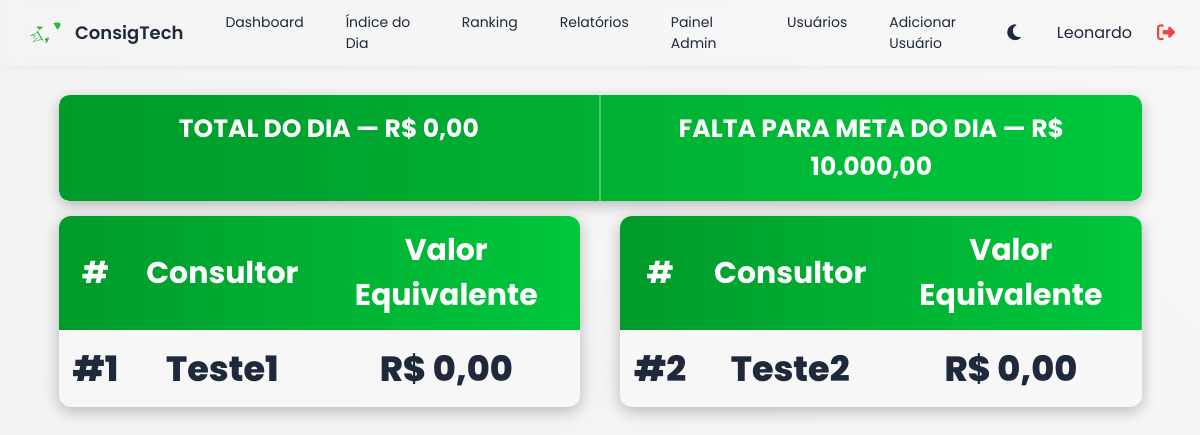
The page /indice_dia (signed in) on the database its author committed.
### tables this page shows
CREATE TABLE meta_dia (
            id INTEGER PRIMARY KEY AUTOINCREMENT,
            valor REAL
        );

CREATE TABLE users (
            id INTEGER PRIMARY KEY AUTOINCREMENT,
            nome TEXT UNIQUE NOT NULL,
            senha TEXT NOT NULL,
            role TEXT DEFAULT 'user'
        );

### app.py (the view, shortened to what this page needs)
@app.route("/indice_dia")
def indice_dia():
    if "user" not in session:
        return redirect(url_for("login"))
    conn = get_conn()
    cur = conn.cursor()
    cur.execute("""
        CREATE TABLE IF NOT EXISTS metas_individuais (
            id INTEGER PRIMARY KEY AUTOINCREMENT,
            consultor TEXT UNIQUE,
            meta REAL
        )
    """ if isinstance(conn, sqlite3.Connection) else """
        CREATE TABLE IF NOT EXISTS metas_individuais (
            id SERIAL PRIMARY KEY,
            consultor TEXT UNIQUE,
            meta NUMERIC(12,2)
        )
    """)
    cur.execute("SELECT consultor, meta FROM metas_individuais;")
    metas_dict = {row[0]: row[1] for row in cur.fetchall()}
    cur.execute("SELECT nome FROM users WHERE role != 'admin' ORDER BY nome;")
    todos_usuarios = [r[0] for r in cur.fetchall()]
    tz = pytz.timezone("America/Sao_Paulo")
    hoje = datetime.now(tz).strftime("%Y-%m-%d")
    if isinstance(conn, sqlite3.Connection):
        cur.execute("""
            SELECT consultor,
                   COALESCE(SUM(valor_equivalente), 0) AS total_eq,
                   COALESCE(SUM(valor_original), 0) AS total_or
            FROM propostas
            WHERE DATE(data, 'localtime') = ?
            GROUP BY consultor;
        """, (hoje,))
    resultados = {r[0]: (r[1], r[2]) for r in cur.fetchall()}
    cur.execute("""
        SELECT consultor,
               COALESCE(SUM(valor_equivalente), 0) AS eq_total
        FROM propostas
        GROUP BY consultor;
    """)
    totais = {r[0]: r[1] for r in cur.fetchall()}
    cur.execute("""
        CREATE TABLE IF NOT EXISTS meta_dia (
            id INTEGER PRIMARY KEY AUTOINCREMENT,
            valor REAL
        )
    """ if isinstance(conn, sqlite3.Connection) else """
        CREATE TABLE IF NOT EXISTS meta_dia (
            id SERIAL PRIMARY KEY,
            valor NUMERIC(12,2)
        )
    """)
    cur.execute("SELECT valor FROM meta_dia ORDER BY id DESC LIMIT 1;")
    meta_dia_row = cur.fetchone()
    meta_dia = meta_dia_row[0] if meta_dia_row else 0
    conn.close()
    ranking = []
    for nome in todos_usuarios:
        eq_dia, or_dia = resultados.get(nome, (0, 0))
        meta = metas_dict.get(nome, 0)
        eq_total = totais.get(nome, 0)
        falta = max(meta - eq_total, 0)
        ranking.append([nome, eq_dia, or_dia, meta, falta])
    ranking.sort(key=lambda x: x[1], reverse=True)
    total_eq = sum(r[1] for r in ranking)
    total_or = sum(r[2] for r in ranking)
    falta_meta_dia = max(meta_dia - total_eq, 0)
    return render_template(
        "indice_dia.html",
        ranking=ranking,
        total_eq=total_eq,
        total_or=total_or,
        meta_dia=meta_dia,
        falta_meta_dia=falta_meta_dia,
        data_atual=hoje
    )

### app.py (called while the page is built)
@app.template_filter('brl')
def format_brl(value):
    try:
        valor = float(value or 0)
        return f"R$ {valor:,.2f}".replace(",", "X").replace(".", ",").replace("X", ".")
    except Exception:
        return "R$ 0,00"

def get_conn():
    if DATABASE_URL and psycopg2:
        return psycopg2.connect(DATABASE_URL, sslmode="require")
    else:
        return sqlite3.connect(LOCAL_DB, check_same_thread=False)

### templates/indice_dia.html (shortened to what this page needs)
{% extends "base.html" %}
{% block content %}
<div class="painel-tv">
    <div class="tabela-top-container">
        <div class="tabela-top">
            <div class="bloco-total">
                TOTAL DO DIA — {{ total_eq | brl }}
            </div>
            <div class="bloco-falta">
                FALTA PARA META DO DIA —
                {{ (meta_dia - total_eq) | brl if meta_dia > total_eq else "Meta atingida!" }}
            </div>
        </div>
    </div>
    <div class="tabelas-container">
        <table class="tabela-tv">
            <thead>
                <tr>
                    <th>#</th>
                    <th>Consultor</th>
                    <th>Valor Equivalente</th>
                </tr>
            </thead>
            <tbody>
                {% for i in range(0, (ranking|length // 2) + (ranking|length % 2)) %}
                {% set r = ranking[i] %}
                <tr>
                    <td>#{{ i + 1 }}</td>
                    <td>{{ r[0] }}</td>
                    <td class="valor">R$ {{ "{:,.2f}".format(r[1] or 0) }}</td>
                </tr>
                {% endfor %}
            </tbody>
        </table>
        <table class="tabela-tv">
            <thead>
                <tr>
                    <th>#</th>
                    <th>Consultor</th>
                    <th>Valor Equivalente</th>
                </tr>
            </thead>
            <tbody>
                {% for i in range((ranking|length // 2) + (ranking|length % 2), ranking|length) %}
                {% set r = ranking[i] %}
                <tr>
                    <td>#{{ i + 1 }}</td>
                    <td>{{ r[0] }}</td>
                    <td class="valor">R$ {{ "{:,.2f}".format(r[1] or 0) }}</td>
                </tr>
                {% endfor %}
            </tbody>
        </table>
    </div>
</div>
{% endblock %}

### templates/base.html (style rules this page uses)
:root { --gradiente-inicio: #e4e4e4; --gradiente-fim: #e0e0e0; --gradiente-inicio: #f1f1f1; --gradiente-fim: #f7f7f7; --cor-texto: #1e293b; --bg-container: rgba(255, 255, 255, 0.85); --bg-card: #ffffff; }
body { font-family: 'Poppins', sans-serif; background: linear-gradient(40deg, var(--gradiente-inicio), var(--gradiente-fim)); margin: 0; color: var(--cor-texto); transition: 0.4s ease; }

### templates/indice_dia.html (style rules this page uses)
.painel-tv { width: 95%; margin: auto; background: rgba(255, 255, 255, 0.08); border-radius: 15px; box-shadow: 0 8px 35px rgba(0, 0, 0, 0.25); padding: 30px; }
.tabelas-container { display: flex; justify-content: center; align-items: flex-start; gap: 50px; flex-wrap: wrap; margin-top: 15px; }
.tabela-tv { flex: 1; min-width: 500px; max-width: 650px; }
table.tabela-tv { border-collapse: collapse; width: 100%; background: rgba(255, 255, 255, 0.12); border-radius: 12px; overflow: hidden; box-shadow: 0 4px 15px rgba(0, 0, 0, 0.25); }
.tabela-tv thead { background: linear-gradient(90deg, #009a2a, #00c73c); color: white; font-weight: bold; }
.tabela-tv th { padding: 12px 14px; text-align: center; font-size: 30px; font-weight: 700; }
.tabela-tv td { padding: 12px 14px; text-align: center; color: var(--cor-texto); font-size: 35px; font-weight: 800; }
.tabela-tv tbody tr:nth-child(odd) { background: rgba(255, 255, 255, 0.15); }
.tabela-tv td.valor { color: var(--cor-texto); font-weight: 800; }
.painel-tv { width: 95%; margin: 0 auto; background: none; border: none; box-shadow: none; padding: 0; }
.tabela-top-container { display: flex; justify-content: center; align-items: center; margin-bottom: 15px; box-shadow: 0 4px 14px rgba(0, 0, 0, 0.25); border-radius: 10px; overflow: hidden; }
.tabela-top { width: 100%; background: linear-gradient(90deg, #009a2a, #00c73c); color: #fff; font-weight: 700; font-size: 25px; text-transform: uppercase; display: flex; border-radius: 10px; }
.bloco-total, .bloco-falta { flex: 1; padding: 15px 40px; text-align: center; }
.bloco-total { border-right: 2px solid rgba(255, 255, 255, 0.3); }
.tabelas-container { display: flex; justify-content: center; align-items: flex-start; gap: 40px; flex-wrap: wrap; margin-top: 10px; }
table.tabela-tv { width: 100%; max-width: 650px; border-collapse: collapse; border-radius: 12px; overflow: hidden; background: rgba(255, 255, 255, 0.12); box-shadow: 0 4px 15px rgba(0, 0, 0, 0.25); }
.tabela-tv thead { background: linear-gradient(90deg, #009a2a, #00c73c); color: white; font-weight: bold; font-size: 18px; }
.tabela-tv th, .tabela-tv td { padding: 12px 14px; text-align: center; }
.tabela-tv td.valor { font-weight: 800; }

### rows shown on the page
meta_dia: valor "R$ 10.000,00"
users: nome "Teste1"
users: nome "Teste2"

### other values the page prints
{{ session.get('user') }} "Leonardo"
{{ total_eq | brl }} "R$ 0,00"
{{ i + 1 }} "1"
{{ i + 1 }} "2"
